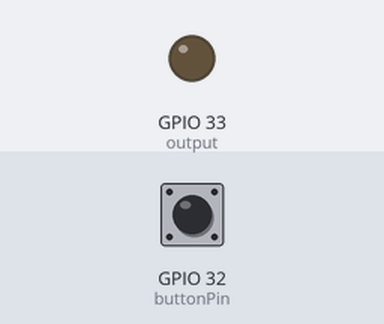
Bench run of a sketch on a simulated ESP8266 (NodeMCU). Shown: output pins drawn as LEDs (lit = HIGH). The test bench sets the inputs (shaded band); at power-on: GPIO 32 (buttonPin) LOW. WiFi joins after 1.5 s; servers stay silent unless stated; what the sketch prints to the serial monitor is not drawn.

Above: at 3.2 s.
3.3 s: GPIO 32 (buttonPin) pulled HIGH for 0.15 s
At 3.7 s:
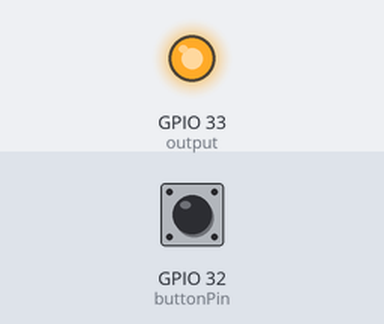
6.4 s: GPIO 32 (buttonPin) pulled HIGH for 1 s
At 7.3 s:
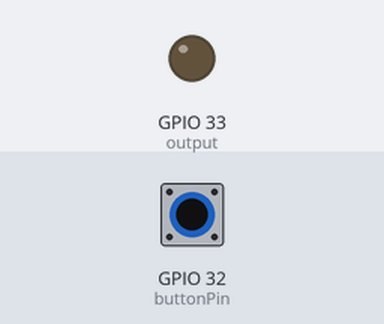
8.9 s: GPIO 32 (buttonPin) pulled HIGH for 3.2 s
At 10.4 s:
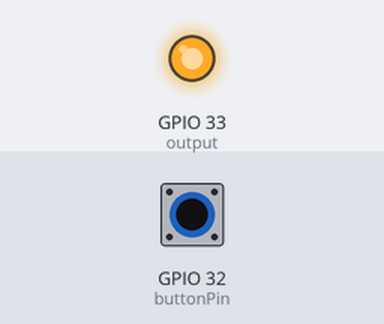
Timing chart, 0 to 11.9 s (numbered marks = the images above; inputs shaded):
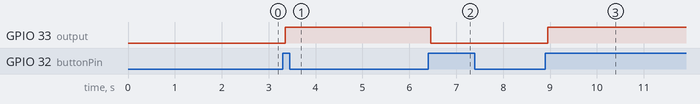

Measured:
- after the input at 3.3 s, GPIO 33 (output): LOW → HIGH after 0.05 s
- after the input at 6.4 s, GPIO 33 (output): HIGH → LOW after 0.05 s
- after the input at 8.9 s, GPIO 33 (output): LOW → HIGH after 0.05 s

The sketch:

Buttonsketch.ino
```cpp
// (licence header left out)
// Import required libraries
#ifdef ESP32
  #include <WiFi.h>
  #include <AsyncTCP.h>
#else
  #include <ESP8266WiFi.h>
  #include <ESPAsyncTCP.h>
#endif
#include <ESPAsyncWebServer.h>

// Replace with your network credentials
const char* ssid = "Galaxy A52s 5G7F2E";
const char* password = "Frog1453";

const char* PARAM_INPUT_1 = "state";

const int output = 33;
const int buttonPin = 32;

// Variables will change:
int ledState = LOW;          // the current state of the output pin
int buttonState;             // the current reading from the input pin
int lastButtonState = LOW;   // the previous reading from the input pin

// the following variables are unsigned longs because the time, measured in
// milliseconds, will quickly become a bigger number than can be stored in an int.
unsigned long lastDebounceTime = 0;  // the last time the output pin was toggled
unsigned long debounceDelay = 50;    // the debounce time; increase if the output flickers

// Create AsyncWebServer object on port 80
AsyncWebServer server(80);

const char index_html[] PROGMEM = R"rawliteral(
<!DOCTYPE HTML><html>
<head>
  <title>ESP Web Server</title>
  <meta name="viewport" content="width=device-width, initial-scale=1">
  <style>
    html {font-family: Arial; display: inline-block; text-align: center;}
    h2 {font-size: 3.0rem;}
    p {font-size: 3.0rem;}
    body {max-width: 600px; margin:0px auto; padding-bottom: 25px;}
    .switch {position: relative; display: inline-block; width: 120px; height: 68px}
    .switch input {display: none}
    .slider {position: absolute; top: 0; left: 0; right: 0; bottom: 0; background-color: #ccc; border-radius: 34px}
    .slider:before {position: absolute; content: ""; height: 52px; width: 52px; left: 8px; bottom: 8px; background-color: #fff; -webkit-transition: .4s; transition: .4s; border-radius: 68px}
    input:checked+.slider {background-color: #2196F3}
    input:checked+.slider:before {-webkit-transform: translateX(52px); -ms-transform: translateX(52px); transform: translateX(52px)}
  </style>
</head>
<body>
  <h2>ESP Web Server</h2>
  %BUTTONPLACEHOLDER%
<script>function toggleCheckbox(element) {
  var xhr = new XMLHttpRequest();
  if(element.checked){ xhr.open("GET", "/update?state=1", true); }
  else { xhr.open("GET", "/update?state=0", true); }
  xhr.send();
}

setInterval(function ( ) {
  var xhttp = new XMLHttpRequest();
  xhttp.onreadystatechange = function() {
    if (this.readyState == 4 && this.status == 200) {
      var inputChecked;
      var outputStateM;
      if( this.responseText == 1){
        inputChecked = true;
        outputStateM = "On";
      }
      else {
        inputChecked = false;
        outputStateM = "Off";
      }
      document.getElementById("output").checked = inputChecked;
      document.getElementById("outputState").innerHTML = outputStateM;
    }
  };
  xhttp.open("GET", "/state", true);
  xhttp.send();
}, 1000 ) ;
</script>
</body>
</html>
)rawliteral";

// Replaces placeholder with button section in your web page
String processor(const String& var){
  //Serial.println(var);
  if(var == "BUTTONPLACEHOLDER"){
    String buttons ="";
    String outputStateValue = outputState();
    buttons+= "<h4>Output - GPIO 2 - State <span id=\"outputState\"></span></h4><label class=\"switch\"><input type=\"checkbox\" onchange=\"toggleCheckbox(this)\" id=\"output\" " + outputStateValue + "><span class=\"slider\"></span></label>";
    return buttons;
  }
  return String();
}

//Checks what LED is currently set to
String outputState(){
  if(digitalRead(output)){
    return "checked"; //Tells HTML Code to set the toggle/tick box as "checked"
  }
  else {
    return "";
  }
  return "";
}

void setup(){
  // Serial port for debugging purposes
  Serial.begin(115200);

  pinMode(output, OUTPUT);
  digitalWrite(output, LOW);
  pinMode(buttonPin, INPUT);

  // Connect to Wi-Fi
  WiFi.begin(ssid, password);
  while (WiFi.status() != WL_CONNECTED) {
    delay(1000);
    Serial.println("Connecting to WiFi..");
  }

  // Print ESP Local IP Address
  Serial.println(WiFi.localIP());

  // Route for root / web page
  server.on("/", HTTP_GET, [](AsyncWebServerRequest *request){
    request->send_P(200, "text/html", index_html, processor);
  });

  // Send a GET request to <ESP_IP>/update?state=<inputMessage>
  server.on("/update", HTTP_GET, [] (AsyncWebServerRequest *request) {
    String inputMessage;
    String inputParam;
    // GET input1 value on <ESP_IP>/update?state=<inputMessage>
    if (request->hasParam(PARAM_INPUT_1)) {
      inputMessage = request->getParam(PARAM_INPUT_1)->value();
      inputParam = PARAM_INPUT_1;
      digitalWrite(output, inputMessage.toInt());
      ledState = !ledState;
    }
    else {
      inputMessage = "No message sent";
      inputParam = "none";
    }
    Serial.println(inputMessage);
    request->send(200, "text/plain", "OK");
  });

  // Send a GET request to <ESP_IP>/state
  server.on("/state", HTTP_GET, [] (AsyncWebServerRequest *request) {
    request->send(200, "text/plain", String(digitalRead(output)).c_str());
  });
  // Start server
  server.begin();
}

void loop() {
  // read the state of the switch into a local variable:
  int reading = digitalRead(buttonPin);

  // check to see if you just pressed the button
  // (i.e. the input went from LOW to HIGH), and you've waited long enough
  // since the last press to ignore any noise:

  // If the switch changed, due to noise or pressing:
  if (reading != lastButtonState) {
    // reset the debouncing timer
    lastDebounceTime = millis();
  }

  if ((millis() - lastDebounceTime) > debounceDelay) {
    // whatever the reading is at, it's been there for longer than the debounce
    // delay, so take it as the actual current state:

    // if the button state has changed:
    if (reading != buttonState) {
      buttonState = reading;

      // only toggle the LED if the new button state is HIGH
      if (buttonState == HIGH) {
        ledState = !ledState;
      }
    }
  }

  // set the LED:
  digitalWrite(output, ledState);

  // save the reading. Next time through the loop, it'll be the lastButtonState:
  lastButtonState = reading;
}
```
